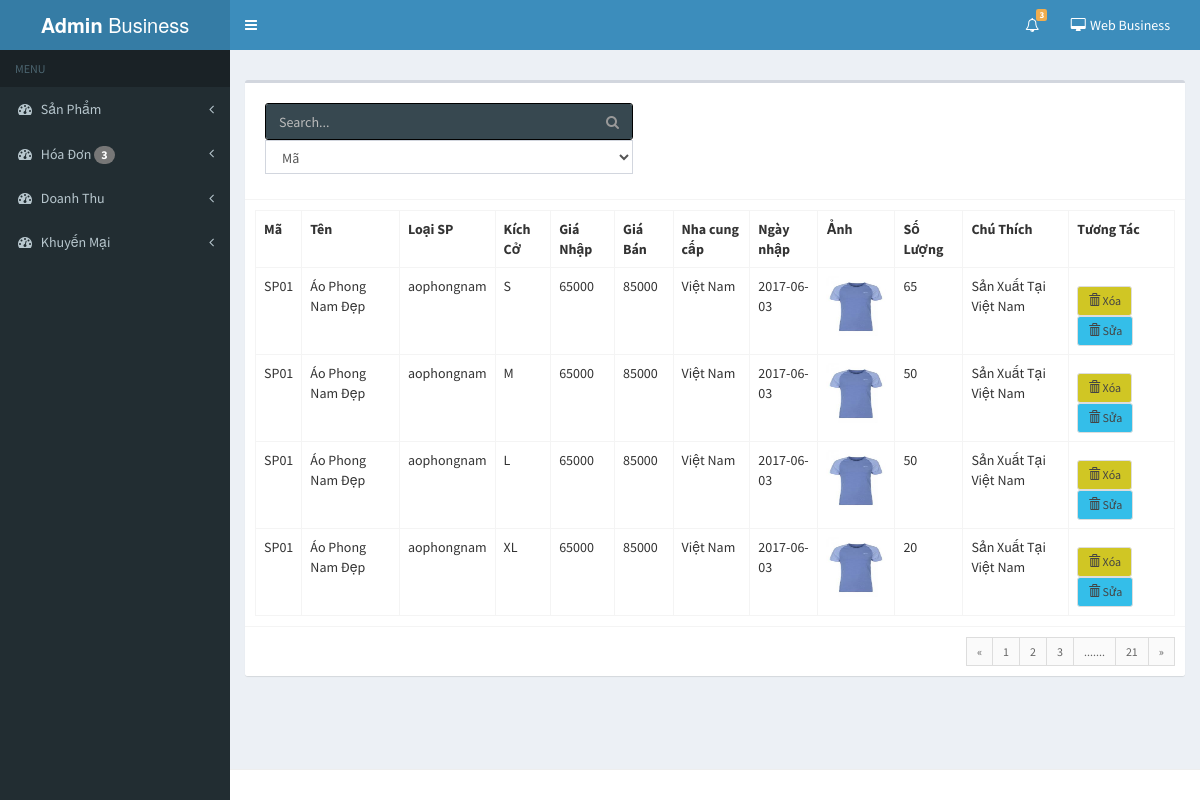
/Admin/Views/Pages/doanhthu.php, run on the app's committed database.
### tables this page shows
CREATE TABLE `tbl_luongsanpham` (
  `MaSP` varchar(4) NOT NULL,
  `KichCo` varchar(4) NOT NULL,
  `SoLuong` int(11) NOT NULL
);

CREATE TABLE `tbl_sanpham` (
  `Ma` varchar(4) NOT NULL,
  `Ten` varchar(100) NOT NULL,
  `LoaiSP` varchar(50) NOT NULL,
  `GiaNhap` double NOT NULL,
  `GiaBan` double NOT NULL,
  `NhaCC` varchar(200) NOT NULL,
  `NgayNhap` date DEFAULT NULL,
  `NgayHH` date DEFAULT NULL,
  `Anh` blob,
  `ChuThich` text NOT NULL
);

### Admin/Controller/ctr_sanpham.php (called while the page is built, shortened)
<?php
    include_once ("../../Model/model_sanpham.php");
    $sotin =4 ;
    if(isset($_POST["btntim"])){
        $timkiem = $_POST["chontimkiem"];
        $value = $_POST["tim"];
        if($timkiem == "ma"){
            $arr_sp = spTimKiem(0,$value);
        }else{
            $arr_sp = spTimKiem(1,$value);
        }
        if($arr_sp == null){
            echo '
                <div class="alert alert-success alert-dismissable fade in">
                <a href="#" class="close" data-dismiss="alert" aria-label="close">&times;</a>
                <strong>Rất Tiếc Không Tìm Thấy Sản Phẩm Nào</strong></div>';
        }else {
        }
    }else{
        $trang = laySoTrang($sotin);
        if(isset($_GET["trang"])){
            $tr = $_GET["trang"];
            if($tr > $trang){
                $tr = $trang;
            }else if($tr ==0 ){
                $tr = 1;
            }
        } else $tr = 1;
        $arr_sp = laySoSP(($tr-1)*$sotin,$sotin);
    }
?>

### Admin/Model/model_ketnoi.php (called while the page is built)
<?php
    function connect(){
        $conn = mysqli_connect("localhost","root","","quanlybanhang") or die(mysqli_error());
        mysqli_query($conn, "SET NAMES 'utf8'");
        return $conn;
    }
?>

### Admin/Model/model_sanpham.php (called while the page is built, shortened)
<?php  include_once ("model_ketnoi.php"); ?>
<?php
    function laySoSP($start,$count){
        $sql = "SELECT * FROM tbl_sanpham as sp INNER JOIN  tbl_luongsanpham as sl ON sp.Ma = sl.MaSP LIMIT $start , $count";
        if($result = mysqli_query(connect(),$sql)){
            if(mysqli_num_rows($result)>0){
                return $result;
            }else return null;
        }else return "error";
    }
    function laySoTrang($count){
        $sql = "SELECT * FROM tbl_luongsanpham";
        $result = mysqli_query(connect(),$sql);
        $tong = mysqli_num_rows($result);
        if((int)($tong%$count) > 0){
            $tong = (int)($tong/$count) + 1;
        }else $tong = (int)($tong/$count);
        return $tong;
    }
?>

### Admin/Views/Pages/doanhthu.php (the view, shortened to what this page needs)
<!DOCTYPE html>
<html>
<head>
    <?php
    require_once ("../Layout/Library.php");
    ?>
</head>
<body class="skin-blue">
<div class="wrapper">
    <?php require_once ("../Layout/Menu.php");?>
    <div class="content-wrapper">
        <section class="content-header">
            <?php require_once ("../../Controller/ctr_sanpham.php");?>
        </section>
        <section class="content">
            <div class="row">
                <div class="col-md-12">
                    <div class="box">
                        <div class="box-header with-border">
                            <form method="post" class="sidebar-form" style="width: 40%;border: 0px">
                                <div class="input-group" style="border-radius:3px; border:1px solid black ">
                                    <input type="text" name="tim" class="form-control" placeholder="Search..." required>
                                    <span class="input-group-btn">
                                    <button type="submit" name="btntim" id="search-btn" class="btn btn-flat">
                                      <i class="fa fa-search"></i>
                                    </button>
                                  </span>
                                </div>
                                <div class="form-group">
                                    <select class="form-control" name="chontimkiem">
                                        <option value="ma">Mã</option>
                                    </select>
                                </div>
                            </form>
                        </div>
                        <div class="box-body">
                            <?php
                            if(!isset($arr_sp)) {echo "<h1> Rất tiếc không có sản phẩm nào </h1>"; unset($_POST["btntim"]);}
                            else if(isset($arr_sp)){
                            ?>
                            <table class="table table-bordered">
                                <tbody>
                                <tr>
                                    <th>Mã </th>
                                    <th>Tên </th>
                                    <th>Loại SP </th>
                                    <th>Kích Cở </th>
                                    <th>Giá Nhập</th>
                                    <th>Giá Bán</th>
                                    <th>Nha cung cấp</th>
                                    <th>Ngày nhập</th>
                                    <th>Ảnh</th>
                                    <th>Số Lượng </th>
                                    <th>Chú Thích </th>
                                    <th>Tương Tác</th>
                                </tr>
                                <?php
                                if($arr_sp!=null)
                                    while ($value = mysqli_fetch_assoc($arr_sp)){
                                        ?>
                                        <tr>
                                            <td><?php echo $value["Ma"];?></td>
                                            <td><?php echo $value["Ten"];?></td>
                                            <td><?php echo $value["LoaiSP"];?></td>
                                            <td><?php echo $value["KichCo"];?></td>
                                            <td><?php echo $value["GiaNhap"];?></td>
                                            <td><?php echo $value["GiaBan"];?></td>
                                            <td><?php echo $value["NhaCC"];?></td>
                                            <td><?php echo $value["NgayNhap"];?></td>
                                            <td> <img src="../../../DesignerUser/Assets/image/<?php echo $value["Anh"];?>" style="width: 60px; height: 60px;"></td>
                                            <td><?php echo $value["SoLuong"];?></td>
                                            <td><?php echo $value["ChuThich"];?></td>
                                            <td>
                                                <div style="margin-top: 10px;">
                                                    <button type="button" class="btn btn-default btn-sm" style="background-color: #d0c624" data-toggle="modal" data-target="#myModal" onclick="hienMa('<?php echo $value["Ma"];?>','<?php echo $value["KichCo"];?>')">
                                                        <span class="glyphicon glyphicon-trash"></span> Xóa
                                                    </button>
                                                    <a href="suasanpham.php?suasanpham=<?php echo $value["Ma"];?>&kichco=<?php echo $value["KichCo"];?>" class="btn btn-default btn-sm" style="background-color: #34bee9">
                                                        <span class="glyphicon glyphicon-trash" ></span> Sửa
                                                    </a>
                                                </div>
                                            </td>
                                        </tr>
                                        <?php
                                    }
                                }
                                ?>
                                </tbody>
                            </table>
                        </div>
                        <div class="box-footer clearfix">
                            <ul class="pagination pagination-sm no-margin pull-right">
                                <?php
                                if(isset($trang)){
                                    if($trang < 8){
                                        if(isset($tr)){
                                            $tien = $tr + 1;
                                            if($tien > $trang) $tien = $trang;
                                            $lui = $tr - 1;
                                            if($lui == 0 ) $lui = 1;
                                        }
                                        echo "<li><a href='Home.php?trang=$lui'>«</a></li>";
                                        for ($i=0;$i<$trang;$i++){
                                            $j = $i +1;
                                            echo "<li><a href='Home.php?trang=$j'>".$j."</a></li>";
                                        }
                                        echo "<li><a href='Home.php?trang=$tien'>»</a></li>";
                                    }else {
                                        if(isset($tr)){
                                            $tien = $tr + 1;
                                            $lui = $tr - 1;
                                            if($lui == 0 ) $lui = 1;
                                        }
                                        echo "<li><a href='Home.php?trang=$lui'>«</a></li>";
                                        if($tr < 4){
                                            for ($i=$tr;$i<($tr+3);$i++){
                                                echo "<li><a href='Home.php?trang=$i'>".$i."</a></li>";
                                                if($i == ($tr+2)){
                                                    echo "<li><a href='#'>.......</a></li>";
                                                }
                                            }
                                        }else  if($tr < ($trang-3)){
                                            for ($i=$tr;$i<($tr+3);$i++){
                                                echo "<li><a href='Home.php?trang=$i'>".$i."</a></li>";
                                                if($i == ($tr+2)){
                                                    echo "<li><a href='#'>.......</a></li>";
                                                }
                                            }
                                        }else{
                                            for ($i=$trang-3;$i<$trang;$i++){
                                                echo "<li><a href='Home.php?trang=$i'>".$i."</a></li>";
                                            }
                                        }
                                        echo "<li><a href='Home.php?trang=$trang'>".$trang."</a></li>";
                                        echo "<li><a href='Home.php?trang=$tien'>»</a></li>";
                                    }
                                }
                                ?>
                            </ul>
                        </div>
                    </div>
                </div>
            </div>
        </section>
    </div>
    <?php require_once ("../Layout/Footer.php");?>
</div>
</body>
</html>

### data on the page
tbl_luongsanpham: MaSP.Ma "SP01", MaSP.Ten "Áo Phong Nam Đẹp", MaSP.LoaiSP "aophongnam", KichCo "S", MaSP.GiaNhap "65000", MaSP.GiaBan "85000", MaSP.NhaCC "Việt Nam", MaSP.NgayNhap "2017-06-03", MaSP.Anh (picture), SoLuong "65", MaSP.ChuThich "Sản Xuất Tại Việt Nam"
tbl_luongsanpham: MaSP.Ma "SP01", MaSP.Ten "Áo Phong Nam Đẹp", MaSP.LoaiSP "aophongnam", KichCo "M", MaSP.GiaNhap "65000", MaSP.GiaBan "85000", MaSP.NhaCC "Việt Nam", MaSP.NgayNhap "2017-06-03", MaSP.Anh (picture), SoLuong "50", MaSP.ChuThich "Sản Xuất Tại Việt Nam"
tbl_luongsanpham: MaSP.Ma "SP01", MaSP.Ten "Áo Phong Nam Đẹp", MaSP.LoaiSP "aophongnam", KichCo "L", MaSP.GiaNhap "65000", MaSP.GiaBan "85000", MaSP.NhaCC "Việt Nam", MaSP.NgayNhap "2017-06-03", MaSP.Anh (picture), SoLuong "50", MaSP.ChuThich "Sản Xuất Tại Việt Nam"
tbl_luongsanpham: MaSP.Ma "SP01", MaSP.Ten "Áo Phong Nam Đẹp", MaSP.LoaiSP "aophongnam", KichCo "XL", MaSP.GiaNhap "65000", MaSP.GiaBan "85000", MaSP.NhaCC "Việt Nam", MaSP.NgayNhap "2017-06-03", MaSP.Anh (picture), SoLuong "20", MaSP.ChuThich "Sản Xuất Tại Việt Nam"

### other printed values
$donhang "3"
$trang "21"
